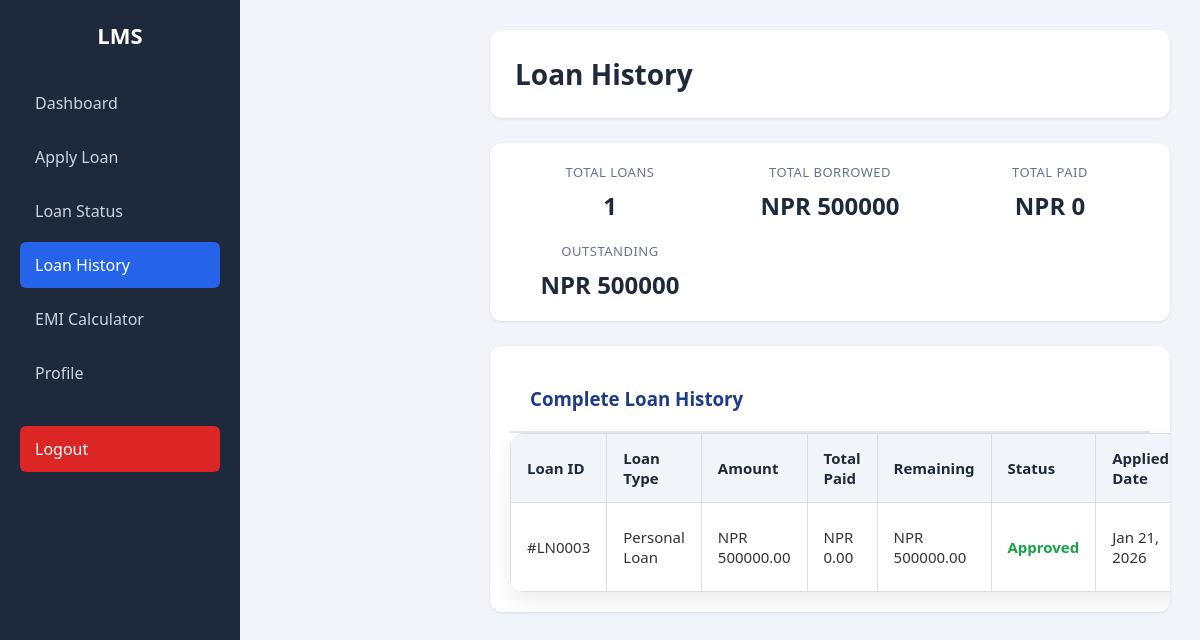
Page /loan-history/ (signed in) on the committed database.
### core/models.py (models this page shows, shortened)
class Loan(models.Model):
    member = models.ForeignKey(Member, on_delete=models.CASCADE)
    loan_type = models.CharField(max_length=50, blank=True)
    amount = models.DecimalField(max_digits=10, decimal_places=2)
    duration_months = models.IntegerField(default=12)
    interest_rate = models.DecimalField(max_digits=5, decimal_places=2)
    purpose = models.TextField(blank=True)
    issued_date = models.DateField(auto_now_add=True)
    due_date = models.DateField()
    monthly_income = models.DecimalField(max_digits=10, decimal_places=2, null=True, blank=True)
    employment_type = models.CharField(max_length=50, blank=True)
    existing_loans = models.CharField(max_length=10, blank=True)
    repayment_method = models.CharField(max_length=50, blank=True)
    remarks = models.TextField(blank=True)
    personal_reason = models.CharField(max_length=100, blank=True, null=True)
    existing_emi = models.DecimalField(max_digits=10, decimal_places=2, null=True, blank=True)
    property_type = models.CharField(max_length=50, blank=True, null=True)
    property_value = models.DecimalField(max_digits=12, decimal_places=2, null=True, blank=True)
    property_location = models.CharField(max_length=200, blank=True, null=True)
    construction_status = models.CharField(max_length=50, blank=True, null=True)
    property_documents = models.FileField(upload_to='loan_documents/', blank=True, null=True)
    co_applicant_name = models.CharField(max_length=100, blank=True, null=True)
    co_applicant_relation = models.CharField(max_length=50, blank=True, null=True)
    student_name = models.CharField(max_length=100, blank=True, null=True)
    course_name = models.CharField(max_length=200, blank=True, null=True)
    institution_name = models.CharField(max_length=200, blank=True, null=True)
    institution_location = models.CharField(max_length=100, blank=True, null=True)
    course_duration = models.IntegerField(null=True, blank=True)
    admission_letter = models.FileField(upload_to='loan_documents/', blank=True, null=True)
    guardian_name = models.CharField(max_length=100, blank=True, null=True)
    guardian_income = models.DecimalField(max_digits=10, decimal_places=2, null=True, blank=True)
    business_name = models.CharField(max_length=200, blank=True, null=True)
    business_type = models.CharField(max_length=100, blank=True, null=True)
    business_registration = models.CharField(max_length=100, blank=True, null=True)
    business_age = models.IntegerField(null=True, blank=True)
    annual_turnover = models.DecimalField(max_digits=12, decimal_places=2, null=True, blank=True)
    business_plan = models.FileField(upload_to='loan_documents/', blank=True, null=True)
    business_address = models.TextField(blank=True, null=True)
    farm_size = models.DecimalField(max_digits=8, decimal_places=2, null=True, blank=True)
    farming_type = models.CharField(max_length=100, blank=True, null=True)
    land_ownership = models.CharField(max_length=50, blank=True, null=True)
    crop_type = models.CharField(max_length=200, blank=True, null=True)
    land_documents = models.FileField(upload_to='loan_documents/', blank=True, null=True)
    irrigation_facility = models.CharField(max_length=20, blank=True, null=True)
    farming_experience = models.IntegerField(null=True, blank=True)
    status = models.CharField(
        max_length=20,
        choices=[
            ('pending', 'Pending'),
            ('approved', 'Approved'),
            ('closed', 'Closed'),
        ],
        default='pending'
    )

### core/views.py (the view)
# urls.py: path('loan-history/', views.loan_history, name='loan_history'),
@login_required
def loan_history(request):
    member = get_object_or_404(Member, user=request.user)
    loans = Loan.objects.filter(member=member).order_by('-issued_date')
    total_borrowed = Decimal('0')
    total_paid_all = Decimal('0')
    total_outstanding = Decimal('0')
    loan_data = []
    for loan in loans:
        total_paid = Payment.objects.filter(loan=loan).aggregate(
            total=Sum('amount_paid')
        )['total']
        total_paid = Decimal('0') if total_paid is None else total_paid
        remaining = loan.amount - total_paid
        total_borrowed += loan.amount
        total_paid_all += total_paid
        if loan.status == 'approved':
            total_outstanding += remaining
        loan_data.append({
            'loan': loan,
            'total_paid': total_paid,
            'remaining': remaining,
            'payments': Payment.objects.filter(loan=loan).order_by('-payment_date')
        })
    context = {
        'loan_data': loan_data,
        'total_borrowed': total_borrowed,
        'total_paid_all': total_paid_all,
        'total_outstanding': total_outstanding,
    }
    return render(request, 'core/loan_history.html', context)

### core/templates/core/loan_history.html (shortened to what this page needs)
{% load static %}
<link rel="stylesheet" href="{% static 'core/userdash.css' %}">
<!DOCTYPE html>
<html>
<head>
</head>
<body>
<div class="sidebar">
  <h2>LMS</h2>
  <a href="{% url 'user_dashboard' %}">Dashboard</a>
  <a href="{% url 'apply_loan' %}">Apply Loan</a>
  <a href="{% url 'loan_status' %}">Loan Status</a>
  <a class="active" href="{% url 'loan_history' %}">Loan History</a>
  <a href="{% url 'emi_calculator' %}">EMI Calculator</a>
  <a href="{% url 'profile' %}">Profile</a>
  <a href="{% url 'logout' %}" class="logout-btn">Logout</a>
</div>
<div class="main">
  <div class="topbar">
    <h2>Loan History</h2>
  </div>
  <div class="summary-box">
    <div class="summary-grid">
      <div class="summary-item">
        <div class="summary-label">Total Loans</div>
        <div class="summary-value">{{ loan_data|length }}</div>
      </div>
      <div class="summary-item">
        <div class="summary-label">Total Borrowed</div>
        <div class="summary-value">NPR {{ total_borrowed|floatformat:0|default:"0" }}</div>
      </div>
      <div class="summary-item">
        <div class="summary-label">Total Paid</div>
        <div class="summary-value">NPR {{ total_paid_all|floatformat:0|default:"0" }}</div>
      </div>
      <div class="summary-item">
        <div class="summary-label">Outstanding</div>
        <div class="summary-value">NPR {{ total_outstanding|floatformat:0|default:"0" }}</div>
      </div>
    </div>
  </div>
  <section class="section">
    <h3 style="padding: 20px; margin: 0; border-bottom: 2px solid #e2e8f0;">Complete Loan History</h3>
    {% if loan_data %}
    <table>
      <thead>
        <tr>
          <th>Loan ID</th>
          <th>Loan Type</th>
          <th>Amount</th>
          <th>Total Paid</th>
          <th>Remaining</th>
          <th>Status</th>
          <th>Applied Date</th>
        </tr>
      </thead>
      <tbody>
        {% for item in loan_data %}
        <tr>
          <td>#LN{{ item.loan.id|stringformat:"04d" }}</td>
          <td>{{ item.loan.loan_type|default:"General Loan" }}</td>
          <td>NPR {{ item.loan.amount|floatformat:2 }}</td>
          <td>NPR {{ item.total_paid|floatformat:2 }}</td>
          <td>NPR {{ item.remaining|floatformat:2 }}</td>
          <td>
            {% if item.remaining == 0 and item.loan.status == 'approved' %}
              <span class="status paid">Fully Paid</span>
            {% else %}
              <span class="status {{ item.loan.status }}">{{ item.loan.status|capfirst }}</span>
            {% endif %}
          </td>
          <td>{{ item.loan.issued_date|date:"M d, Y" }}</td>
        </tr>
        {% endfor %}
      </tbody>
    </table>
    {% endif %}
  </section>
</div>
</body>
</html>

### core/static/core/userdash.css (style rules this page uses)
* { margin: 0; padding: 0; box-sizing: border-box; font-family: "Segoe UI", Tahoma, Geneva, Verdana, sans-serif; }
body { display: flex; background: #f4f6f9; color: #333; }
.sidebar { width: 240px; background: #1e293b; color: #fff; padding: 20px; }
.sidebar h2 { text-align: center; margin-bottom: 30px; font-size: 22px; }
.sidebar a { display: block; padding: 12px 15px; color: #cbd5e1; text-decoration: none; border-radius: 6px; margin-bottom: 8px; transition: 0.3s; }
.sidebar a:hover, .sidebar a.active { background: #2563eb; color: #fff; }
.logout-btn { margin-top: 30px; background: #dc2626; color: white !important; }
.main { margin-left: 220px; padding: 20px; flex: 1; }
.topbar { background: white; padding: 15px 20px; margin-bottom: 20px; border-radius: 10px; box-shadow: 0px 2px 5px rgba(0,0,0,0.1); }
.topbar h2 { font-size: 20px; font-weight: 600; }
.section { background: white; padding: 20px; margin-bottom: 30px; border-radius: 12px; box-shadow: 0px 2px 5px rgba(0,0,0,0.1); }
.section h3 { margin-bottom: 15px; color: #1e3a8a; }
table { width: 100%; border-collapse: collapse; }
table th, table td { padding: 12px; border: 1px solid #ddd; text-align: center; }
table th { background: #f1f5f9; color: #1e3a8a; }

### core/templates/core/loan_history.html (style rules this page uses)
body { margin: 0; padding: 0; display: flex; font-family: -apple-system, BlinkMacSystemFont, 'Segoe UI', Roboto, Oxygen, Ubuntu, Cantarell, sans-serif; background: #f1f5f9; }
.main { flex: 1; padding: 30px; overflow-y: auto; }
.topbar { background: white; padding: 25px; border-radius: 12px; margin-bottom: 25px; box-shadow: 0 1px 3px rgba(0,0,0,0.1); }
.topbar h2 { color: #1e293b; font-size: 28px; margin: 0; }
.section { background: white; border-radius: 12px; box-shadow: 0 1px 3px rgba(0,0,0,0.1); overflow: hidden; }
.section table { width: 100%; border-collapse: collapse; background: #ffffff; border-radius: 14px; overflow: hidden; box-shadow: 0 8px 22px rgba(0, 0, 0, 0.08); }
.sidebar { width: 240px; background: #1e293b; color: #fff; padding: 20px; }
.sidebar h2 { text-align: center; margin-bottom: 30px; font-size: 22px; }
.sidebar a { display: block; padding: 12px 15px; color: #cbd5e1; text-decoration: none; border-radius: 6px; margin-bottom: 8px; transition: 0.3s; }
.sidebar a:hover, .sidebar a.active { background: #2563eb; color: #fff; }
.logout-btn { margin-top: 30px; background: #dc2626; color: white !important; }
.section th, .section td { padding: 14px 16px; text-align: left; font-size: 15px; }
.section th { background: #f1f5f9; color: #1f2937; font-weight: 600; }
.section tr { border-bottom: 1px solid #e5e7eb; }
.section tr:last-child { border-bottom: none; }
.status.approved { color: #16a34a; font-weight: 600; }
.summary-box { background: white; padding: 20px; border-radius: 12px; margin-bottom: 25px; box-shadow: 0 1px 3px rgba(0,0,0,0.1); }
.summary-grid { display: grid; grid-template-columns: repeat(auto-fit, minmax(200px, 1fr)); gap: 20px; }
.summary-item { text-align: center; }
.summary-label { color: #64748b; font-size: 13px; text-transform: uppercase; letter-spacing: 0.5px; margin-bottom: 8px; }
.summary-value { color: #1e293b; font-size: 24px; font-weight: 700; }

### rows in the picture
Loan: loan.id "0003", loan.loan_type "Personal Loan", loan.amount "500000.00", total_paid "0.00", remaining "500000.00", loan.status "Approved", loan.issued_date "Jan 21, 2026"

### other values in the picture
{{ loan_data|length }} "1"
{{ total_borrowed|floatformat:0|default:"0" }} "500000"
{{ total_paid_all|floatformat:0|default:"0" }} "0"
{{ total_outstanding|floatformat:0|default:"0" }} "500000"
